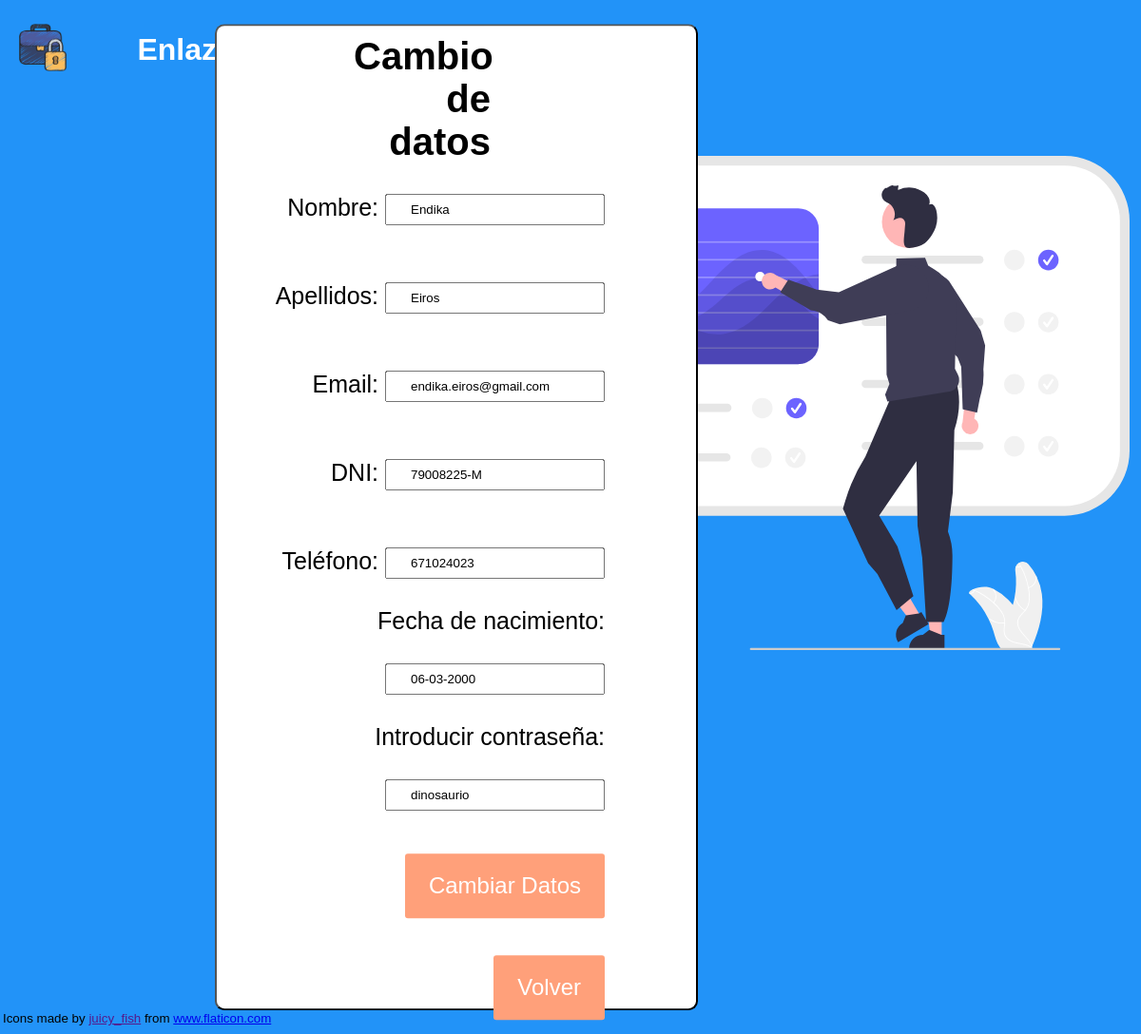
The app's page /app/perfil.php (signed in), older data.
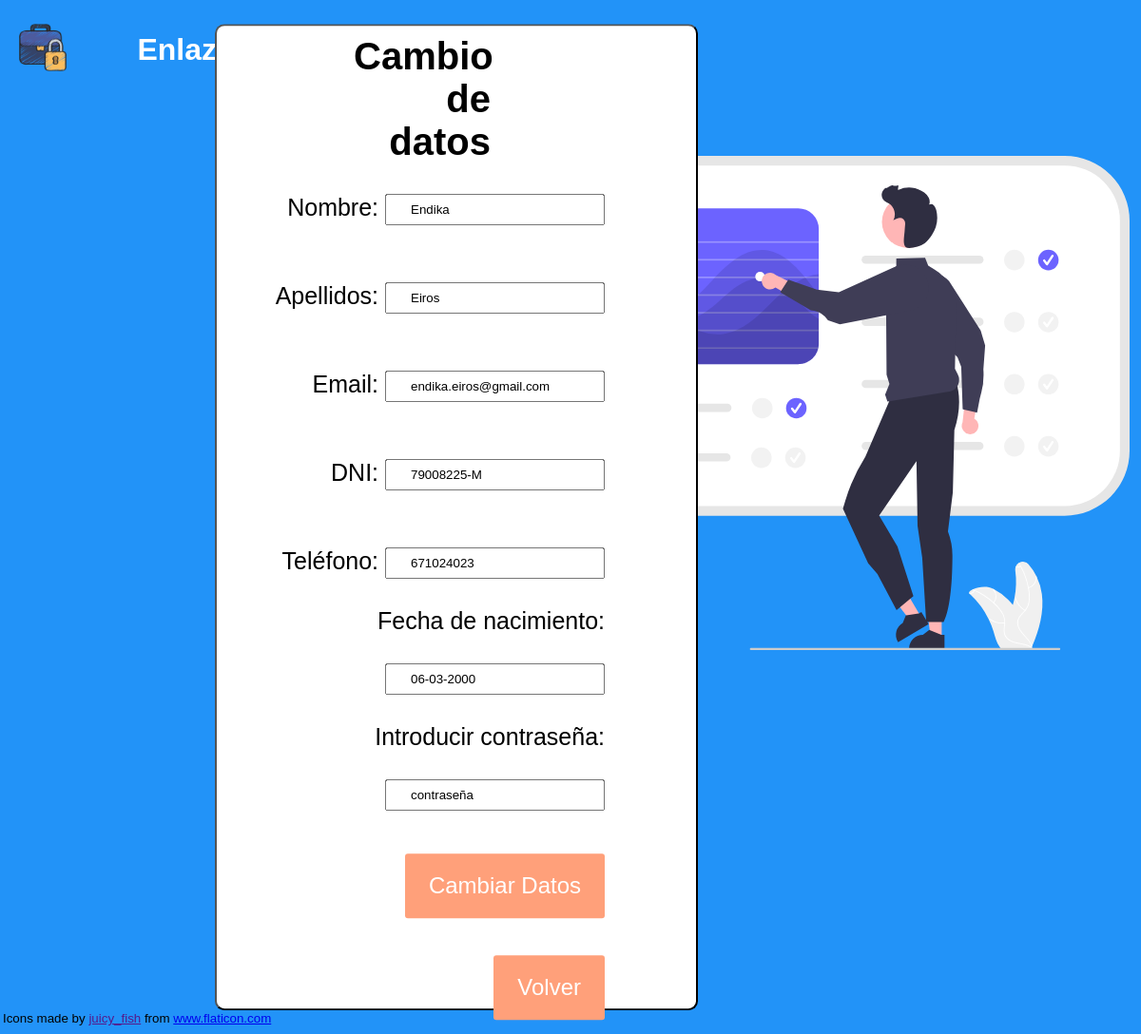
The same page, newer data.
### tables this page shows
CREATE TABLE usuarios (
  Nombre varchar(20) NOT NULL,
  Apellidos varchar(20) NOT NULL,
  Email varchar(40) PRIMARY KEY,
  DNI varchar(10) UNIQUE,
  Telefono int(9) UNIQUE,
  Fecha_nacimiento varchar(10) NOT NULL,
  Contrasena varchar(20) NOT NULL

);

### app/perfil.php (the view, shortened to what this page needs)
<?php
    require("db_con.php");
    $email= $_SESSION['email'];
    $sql = "SELECT * FROM usuarios WHERE Email=?";
    $test= $conn->prepare($sql);
    $test->bind_param('s', $email);
    if ($test->execute()) {
        $result = $test->get_result();
        $usuario = $result->fetch_assoc();
        $Nombre= $usuario['Nombre'];
        $Apellidos= $usuario['Apellidos'];
        $Email =$usuario['Email'];
        $DNI =$usuario['DNI'];
        $Telefono =$usuario['Telefono'];
        $Fecha_nacimiento =$usuario['Fecha_nacimiento'];
        list($ano,$mes,$dia) = explode("/", $Fecha_nacimiento);
        $Fecha_nacimiento= $dia."-".$mes."-".$ano;
        $Contrasena =$usuario['Contrasena'];
    }
    echo
    "<!DOCTYPE html>
    <html lang='es'>
        <head>
            <meta charset='UTF-8'>
            <meta http-equiv='X-UA-Compatible' content='IE=edge'>
            <meta name='viewport' content='width=device-width, initial-scale=1.0'>
            <title>EnlazadIn perfil</title>
            <link rel='shortcut icon' href='img/briefcase.png' type='image/x-icon'>
            <link rel='stylesheet' href='./css/perfil.css'>
        </head>
        <header>
            <div id='menu'>
                <ul>
                    <li id='logo'>
                        <a href='index.html'>
                            <img src='img/briefcase.png' width='50'>
                        </a>
                    </li>
                    <li id='nombre-pagina'>
                        <h1>EnlazadIN</h1>
                    </li>
                </ul>
            </div>
        </header>
        <body>
            <main>
                <form name='datos' method='post'>
                    <h1>Cambio de datos</h1>
                    Nombre: <input type='text' name='nombre' value={$Nombre}><br>
                    Apellidos: <input type='text' name='apellidos' value={$Apellidos}><br>
                    Email: <input type='text' name='email' value={$Email}><br>
                    DNI: <input type='text' name='dni' value={$DNI}><br>
                    Teléfono: <input type='text' name='telefono' value={$Telefono}><br>
                    Fecha de nacimiento: <input type='text' name='nacimiento' value={$Fecha_nacimiento}><br>
                    Introducir contraseña: <input type='text' name='password' value={$Contrasena}><br>
                    <input type='submit' name='Cambiardatos' class='button' value='Cambiar Datos' />
                </form>
                <form action='iniciado.html'>
                    <button id='volver' class='button'>Volver</button>
                </form>
            </main>
            <div id='imagen'>
                <img src='img/undraw_Control_panel_re_y3ar.svg'>
            </div>
            <footer>
                Icons made by <a href='' title='juicy_fish'>juicy_fish</a> from <a href='https://www.flaticon.com/' title='Flaticon'>www.flaticon.com</a>
            </footer>
        </body>
    </html>";
?>

Row changes from the older to the newer data that the page shows:
changed usuarios "Endika": password "dinosaurio" → "contraseña"
